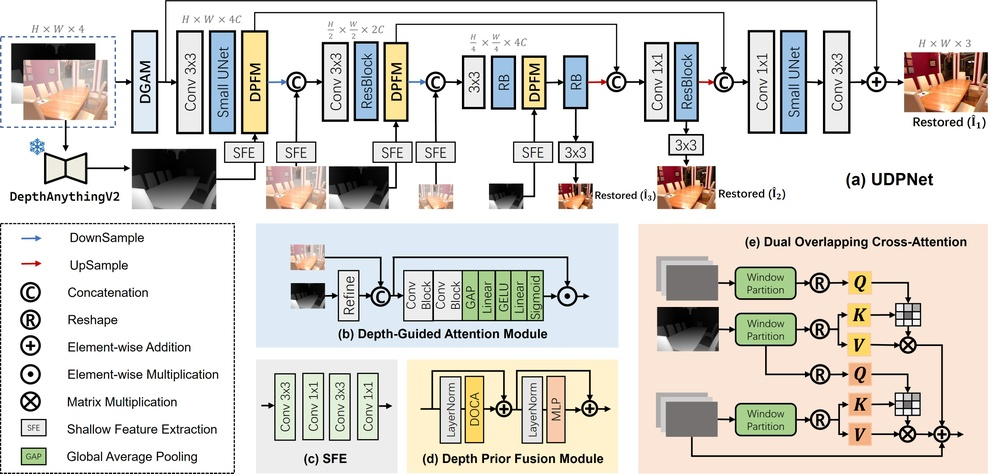
#> input picture 2d_enhancement/code/UDPNet/figs/pipeline.jpg, 1000 x 474 px, shrunk from 4360 x 2065 before the run
$ python batch_dehaze.py --input ../code/UDPNet/figs --output out   (older library calls are emulated)
#> lines starting #> are read from the running program, lines starting #| are printed output that depends on the picture
### 2d_enhancement/dcp_dehaze/dark-channel-prior-dehazing/src/dehaze.py
#!/usr/bin/env python
# -*- coding: utf-8 -*-

"""Implementation for Single Image Haze Removal Using Dark Channel Prior.

Reference:
http://research.microsoft.com/en-us/um/people/kahe/cvpr09/
http://research.microsoft.com/en-us/um/people/kahe/eccv10/
"""

import cv2
import numpy as np
from PIL import Image

from guidedfilter_fast import guided_filter

R, G, B = 0, 1, 2  # index for convenience
L = 256  # color depth


def get_dark_channel(I, w):
    """Get the dark channel prior in the (RGB) image data.

    Parameters
    -----------
    I:  an M * N * 3 numpy array containing data ([0, L-1]) in the image where
        M is the height, N is the width, 3 represents R/G/B channels.
    w:  window size

    Return
    -----------
    An M * N array for the dark channel prior ([0, L-1]).
    """
    _m, _n, _ = I.shape
    # CVPR09 Eq.5: per-channel min filter (wxw), then min across RGB
    kernel = cv2.getStructuringElement(cv2.MORPH_RECT, (int(w), int(w)))
    er = [cv2.erode(I[:, :, c].astype(np.float64), kernel) for c in range(3)]
    return np.minimum(np.minimum(er[0], er[1]), er[2])


def get_atmosphere(I, darkch, p):
    """Get the atmosphere light in the (RGB) image data.

    Parameters
    -----------
    I:      the M * N * 3 RGB image data ([0, L-1]) as numpy array
    darkch: the dark channel prior of the image as an M * N numpy array
    p:      percentage of pixels for estimating the atmosphere light

    Return
    -----------
    A 3-element array containing atmosphere light ([0, L-1]) for each channel
    """
    # reference CVPR09, 4.4
    M, N = darkch.shape
    flatI = I.reshape(M * N, 3)
    flatdark = darkch.ravel()
    n_pick = max(1, int(M * N * p))
    searchidx = (-flatdark).argsort()[:n_pick]  # brightest in dark channel, CVPR09 §4.4

    # return the highest intensity for each channel
    return np.max(flatI.take(searchidx, axis=0), axis=0)


def get_transmission(I, A, darkch, omega, w):
    """Get the transmission esitmate in the (RGB) image data.

    Parameters
    -----------
    I:       the M * N * 3 RGB image data ([0, L-1]) as numpy array
    A:       a 3-element array containing atmosphere light
             ([0, L-1]) for each channel
    darkch:  the dark channel prior of the image as an M * N numpy array
    omega:   bias for the estimate
    w:       window size for the estimate

    Return
    -----------
    An M * N array containing the transmission rate ([0.0, 1.0])
    """
    return 1 - omega * get_dark_channel(I / A, w)  # CVPR09, eq.12


def dehaze_raw(I, tmin=0.2, Amax=220, w=15, p=0.0001,
               omega=0.95, guided=True, r=40, eps=1e-3):
    """Get the dark channel prior, atmosphere light, transmission rate
       and refined transmission rate for raw RGB image data.

    Parameters
    -----------
    I:      M * N * 3 data as numpy array for the hazy image
    tmin:   threshold of transmission rate
    Amax:   threshold of atmosphere light
    w:      window size of the dark channel prior
    p:      percentage of pixels for estimating the atmosphere light
    omega:  bias for the transmission estimate

    guided: whether to use the guided filter to fine the image
    r:      the radius of the guidance
    eps:    epsilon for the guided filter

    Return
    -----------
    (Idark, A, rawt, refinedt) if guided=False, then rawt == refinedt
    """
    m, n, _ = I.shape
    Idark = get_dark_channel(I, w)

    A = get_atmosphere(I, Idark, p)
    A = np.minimum(A, Amax)  # threshold A

    rawt = get_transmission(I, A, Idark, omega, w)

    rawt = refinedt = np.maximum(rawt, tmin)  # threshold t
    if guided:
        rng = float(I.max() - I.min())
        if rng < 1e-12:
            normI = np.zeros_like(I)
        else:
            normI = (I - I.min()) / rng  # normalize I for guidance
        refinedt = guided_filter(normI, refinedt, r, eps)

    return Idark, A, rawt, refinedt


def get_radiance(I, A, t):
    """Recover the radiance from raw image data with atmosphere light
       and transmission rate estimate.

    Parameters
    ----------
    I:      M * N * 3 data as numpy array for the hazy image
    A:      a 3-element array containing atmosphere light
            ([0, L-1]) for each channel
    t:      estimate fothe transmission rate

    Return
    ----------
    M * N * 3 numpy array for the recovered radiance
    """
    tiledt = np.zeros_like(I)  # tiled to M * N * 3
    tiledt[:, :, R] = tiledt[:, :, G] = tiledt[:, :, B] = t
    return (I - A) / tiledt + A  # CVPR09, eq.16


# [34 lines left out: function dehaze, not called in this run]

### 2d_enhancement/dcp_dehaze/dark-channel-prior-dehazing/src/guidedfilter_fast.py
#!/usr/bin/env python3
# -*- coding: utf-8 -*-
"""Fast guided filter (box-filter formulation, luminance guidance) for refining transmission."""

import cv2
import numpy as np


def guided_filter(I, p, r=40, eps=1e-3):
    """Refine scalar map `p` using RGB image `I` as guidance.

    I: MxNx3 float, typically in [0, 1]
    p: MxN transmission map
    r: radius (window size = 2r+1)
    """
    if I.ndim != 3 or I.shape[2] != 3:
        raise ValueError("I must be MxNx3 RGB")
    p = np.asarray(p, dtype=np.float64)
    bgr = (np.clip(I, 0.0, 1.0) * 255.0).astype(np.uint8)
    gray = cv2.cvtColor(bgr, cv2.COLOR_RGB2GRAY).astype(np.float64) / 255.0

    k = 2 * int(r) + 1
    mean_I = cv2.boxFilter(gray, cv2.CV_64F, (k, k))
    mean_p = cv2.boxFilter(p, cv2.CV_64F, (k, k))
    mean_Ip = cv2.boxFilter(gray * p, cv2.CV_64F, (k, k))
    mean_II = cv2.boxFilter(gray * gray, cv2.CV_64F, (k, k))
    var_I = mean_II - mean_I * mean_I
    cov_Ip = mean_Ip - mean_I * mean_p
    a = cov_Ip / (var_I + eps)
    b = mean_p - a * mean_I
    mean_a = cv2.boxFilter(a, cv2.CV_64F, (k, k))
    mean_b = cv2.boxFilter(b, cv2.CV_64F, (k, k))
    return mean_a * gray + mean_b

### 2d_enhancement/dcp_dehaze/batch_dehaze.py
#!/usr/bin/env python3
"""Batch dark-channel-prior dehazing (CVPR 2009) with guided filter refinement."""
from __future__ import annotations

import argparse
import json
import os
import sys

import cv2
import numpy as np

_ROOT = os.path.dirname(os.path.abspath(__file__))
_SRC = os.path.join(_ROOT, "dark-channel-prior-dehazing", "src")
sys.path.insert(0, _SRC)
from dehaze import dehaze_raw, get_radiance  # noqa: E402

_EXT = {".jpg", ".jpeg", ".png", ".bmp", ".tif", ".tiff", ".JPG", ".JPEG", ".PNG"}
_PARAMS_PATH = os.path.join(_ROOT, "params.json")


def _load_runtime_params() -> dict:
    with open(_PARAMS_PATH, encoding="utf-8") as f:
        d = json.load(f)
    required = (
        "tmin",
        "omega",
        "gain",
        "gamma",
        "amax",
        "w",
        "p",
        "r",
        "eps",
        "guided",
    )
    for k in required:
        if k not in d:
            raise KeyError(f"params.json missing key: {k}")
    return d


def dehaze_bgr_uint8(
    bgr: np.ndarray,
    *,
    tmin: float,
    Amax: int,
    w: int,
    p: float,
    omega: float,
    guided: bool,
    r: int,
    eps: float,
    gain: float,
    gamma: float,
) -> np.ndarray:
    rgb = cv2.cvtColor(bgr, cv2.COLOR_BGR2RGB).astype(np.float64)
    _, A, _, refined_t = dehaze_raw(
        rgb,
        tmin=tmin,
        Amax=Amax,
        w=w,
        p=p,
        omega=omega,
        guided=guided,
        r=r,
        eps=eps,
    )
    J = get_radiance(rgb, A, refined_t)
    if gain != 1.0:
        J = J * float(gain)
    if gamma > 0.0 and gamma != 1.0:
        J = np.clip(J / 255.0, 0.0, 1.0) ** float(gamma) * 255.0
    J = np.clip(J, 0.0, 255.0).astype(np.uint8)
    return cv2.cvtColor(J, cv2.COLOR_RGB2BGR)


def main() -> None:
    base = _load_runtime_params()
#> (reads 2d_enhancement/dcp_dehaze/params.json from the repository)

    ap = argparse.ArgumentParser(description="Batch DCP dehazing.")
    ap.add_argument("--input", required=True, help="Root directory of input images")
    ap.add_argument("--output", required=True, help="Root directory for outputs")
    ap.add_argument("--tmin", type=float, default=base["tmin"])
    ap.add_argument("--omega", type=float, default=base["omega"])
    ap.add_argument("--amax", type=int, default=base["amax"])
    ap.add_argument("--w", type=int, default=base["w"])
    ap.add_argument("--p", type=float, default=base["p"])
    ap.add_argument("--r", type=int, default=base["r"])
    ap.add_argument("--eps", type=float, default=base["eps"])
    ap.add_argument("--gain", type=float, default=base["gain"])
    ap.add_argument("--gamma", type=float, default=base["gamma"])
    ap.add_argument(
        "--no-guided",
        action="store_true",
        help="Disable guided filter (otherwise use params.json guided)",
    )
    args = ap.parse_args()
    guided = bool(base["guided"]) and not args.no_guided

    input_root = os.path.abspath(args.input)
    output_root = os.path.abspath(args.output)

    if not os.path.isdir(input_root):
        sys.exit(f"Input directory not found: {input_root}")
    if not os.path.isdir(_SRC):
        sys.exit(f"Missing DCP sources: {_SRC}")

    n_ok = 0
    for dirpath, _, filenames in os.walk(input_root):
        for name in filenames:
            _, ext = os.path.splitext(name)
            if ext not in _EXT:
                continue
            src_path = os.path.join(dirpath, name)
            rel = os.path.relpath(src_path, input_root)
            dst_path = os.path.join(output_root, rel)
            os.makedirs(os.path.dirname(dst_path), exist_ok=True)

            bgr = cv2.imread(src_path)
#> bgr is the input picture: shape (474, 1000, 3); mean B, G, R 209.2, 214.6, 217.9
            if bgr is None:
                print(f"[skip] cannot read: {src_path}", file=sys.stderr)
                continue

            out = dehaze_bgr_uint8(
                bgr,
                tmin=args.tmin,
                Amax=args.amax,
                w=args.w,
                p=args.p,
                omega=args.omega,
                guided=guided,
                r=args.r,
                eps=args.eps,
                gain=args.gain,
                gamma=args.gamma,
            )
#> in get_dark_channel, `er = [cv2.erode(I[:, :, c].astype(np.float64), kernel) for c in range(..`: er = 3 items
#> in get_dark_channel, `return np.minimum(np.minimum(er[0], er[1]), er[2])`:
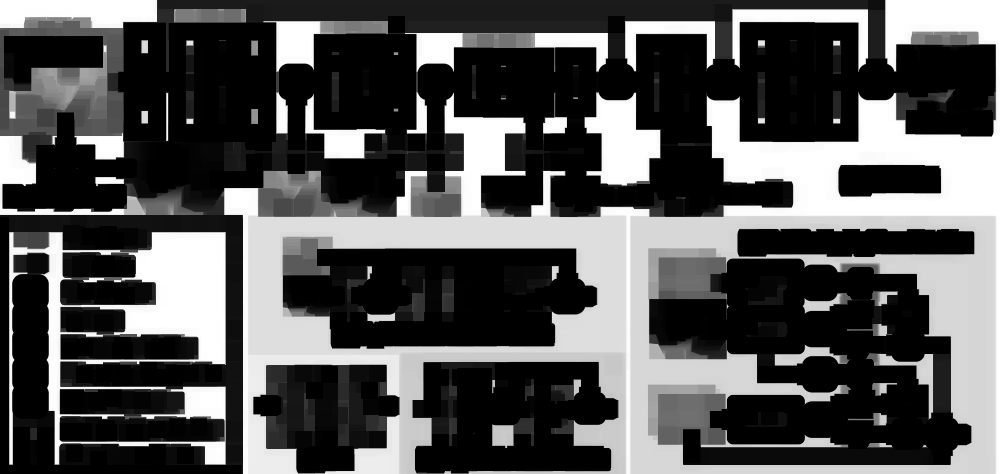
#> returned value: shape (474, 1000) float64; min 0, max 255, mean 84.6
#> in get_atmosphere, `searchidx = (-flatdark).argsort()[:n_pick]`: searchidx = [249202, 146738, 146739, 146740, 146741, 146729, 146730, 249200]
#> in dehaze_raw, `A = get_atmosphere(I, Idark, p)`: A = [255, 255, 255]
#> in dehaze_raw, `A = np.minimum(A, Amax)`: A = [240, 240, 240]
#> in dehaze_raw, `rawt = refinedt = np.maximum(rawt, tmin)`:
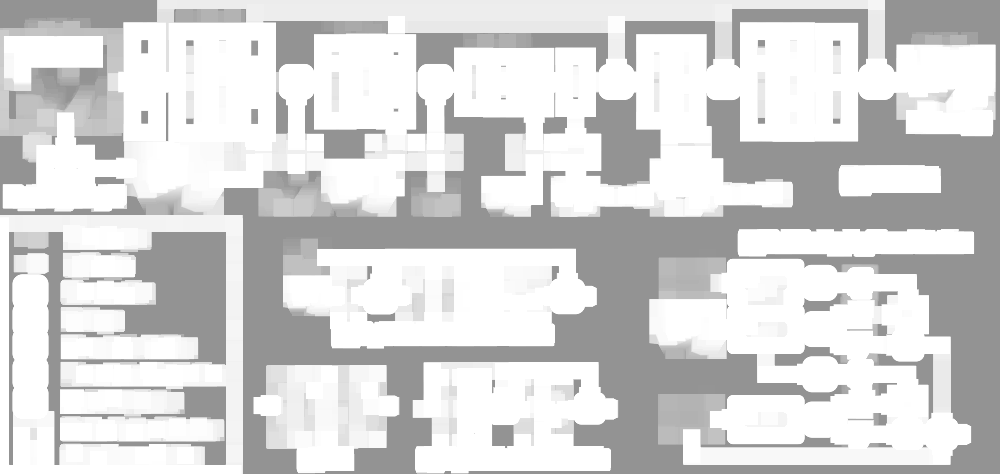
#> rawt: shape (474, 1000) float64; min 0.58, max 1, mean 0.836
#> in dehaze_raw, `rng = float(I.max() - I.min())`: rng = 255
#> in guided_filter, `var_I = mean_II - mean_I * mean_I`:
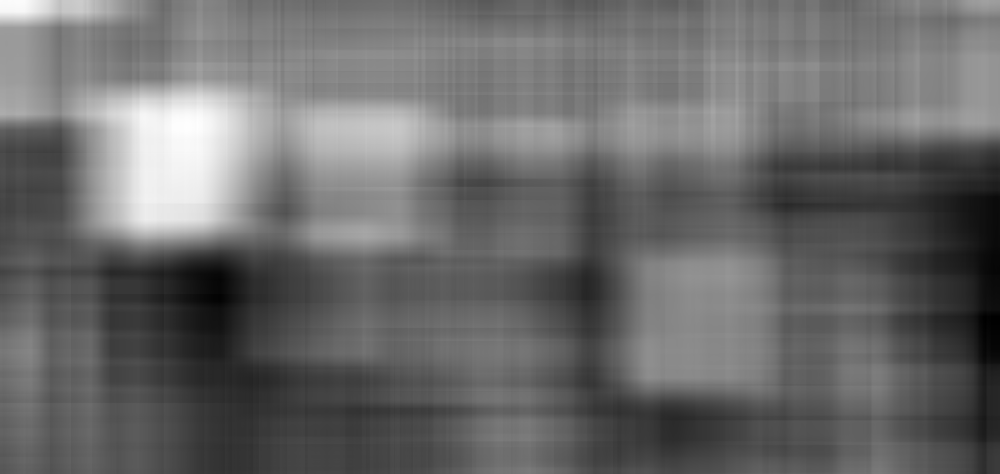
#> var_I: shape (474, 1000) float64; min 0.00718, max 0.151, mean 0.067; drawn with min black and max white
#> in guided_filter, `cov_Ip = mean_Ip - mean_I * mean_p`:
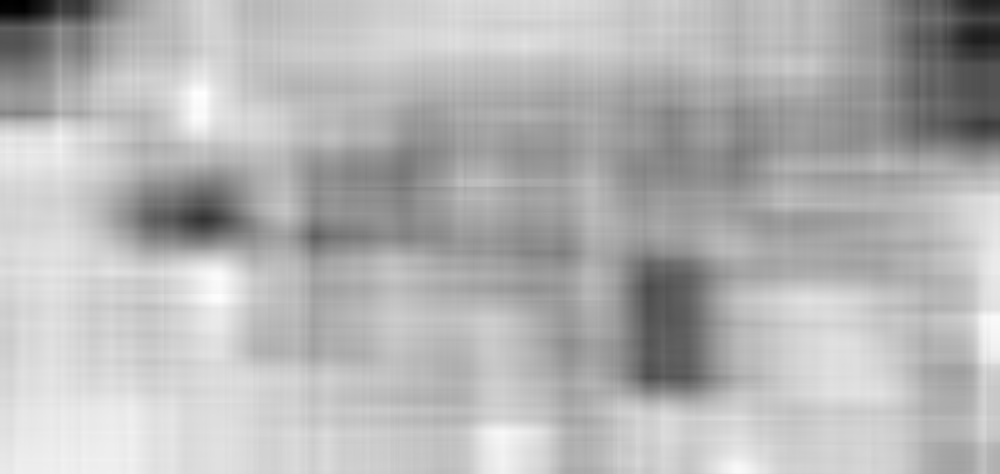
#> cov_Ip: shape (474, 1000) float64; min -0.0466, max -0.00246, mean -0.0154; drawn with min black and max white
#> in guided_filter, `mean_a = cv2.boxFilter(a, cv2.CV_64F, (k, k))`:
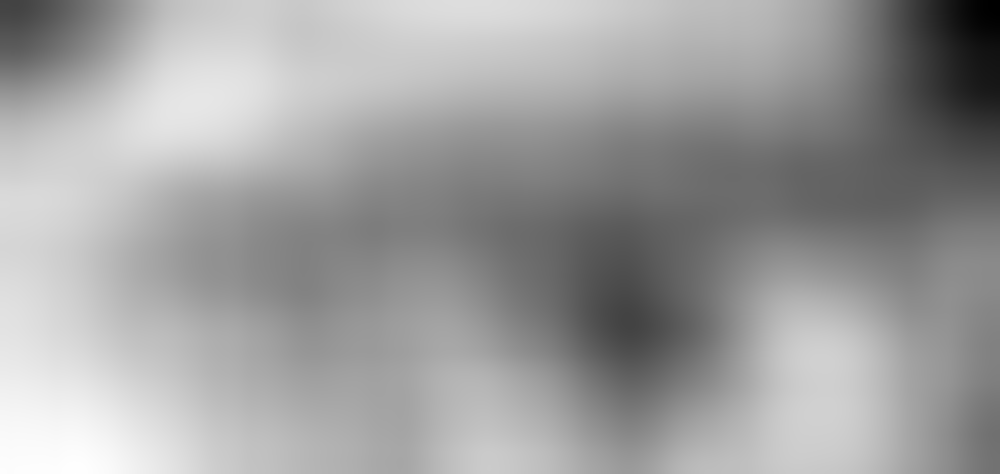
#> mean_a: shape (474, 1000) float64; min -0.264, max -0.0551, mean -0.134; drawn with min black and max white
#> in guided_filter, `return mean_a * gray + mean_b`:
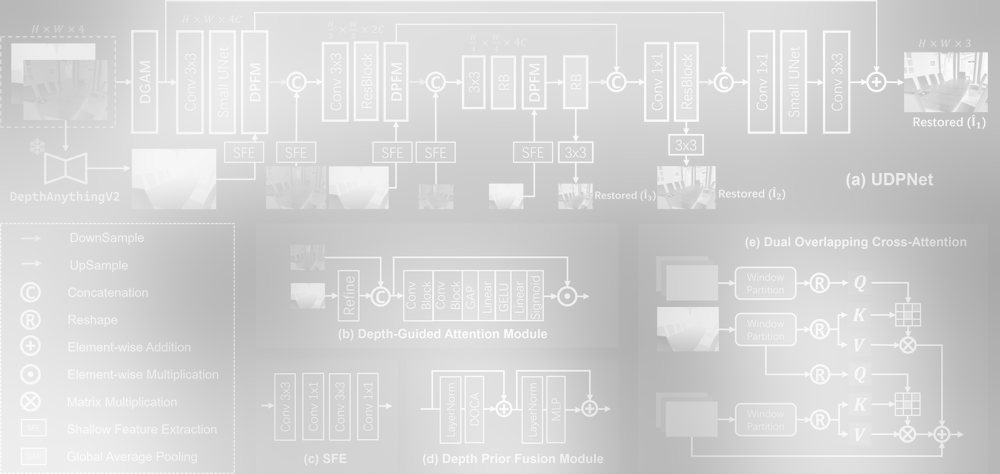
#> returned value: shape (474, 1000) float64; min 0.665, max 0.997, mean 0.836
#> in dehaze_bgr_uint8, `_, A, _, refined_t = dehaze_raw( rgb, tmin=tmin, Amax=Amax, w=w, p=p, ..`: A = [240, 240, 240]
#> in dehaze_bgr_uint8, `J = np.clip(J / 255.0, 0.0, 1.0) ** float(gamma) * 255.0`:
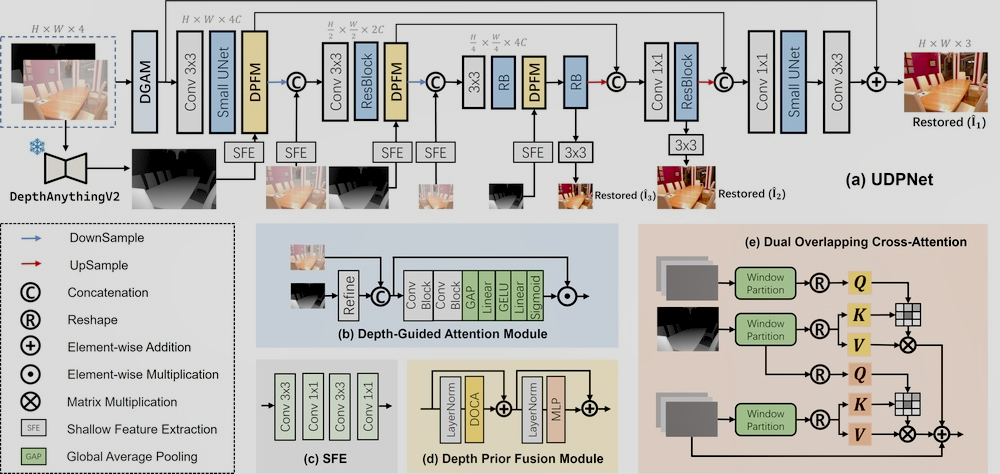
#> J: shape (474, 1000, 3) float64; mean R, G, B 192.4, 190, 185.9
            if not cv2.imwrite(dst_path, out):
                print(f"[fail] write failed: {dst_path}", file=sys.stderr)
                continue
            n_ok += 1
            if n_ok % 20 == 0:
                print(f"processed {n_ok} images …")

    print(f"done: {n_ok} images -> {output_root}")


if __name__ == "__main__":
    main()
